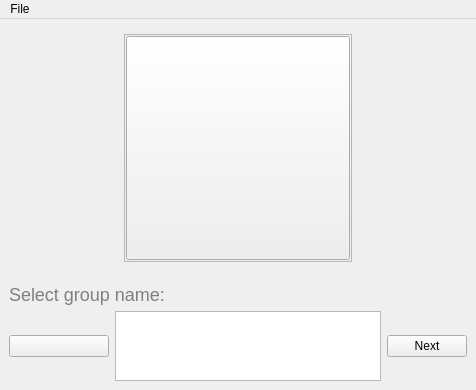
<?xml version="1.0" encoding="UTF-8"?>
<ui version="4.0">
 <class>CreateGroupWindow</class>
 <widget class="QMainWindow" name="CreateGroupWindow">
  <property name="geometry">
   <rect>
    <x>0</x>
    <y>0</y>
    <width>476</width>
    <height>390</height>
   </rect>
  </property>
  <property name="windowTitle">
   <string>Create Group</string>
  </property>
  <widget class="QWidget" name="centralwidget">
   <layout class="QVBoxLayout" name="verticalLayout">
    <item>
     <spacer name="verticalSpacer">
      <property name="orientation">
       <enum>Qt::Vertical</enum>
      </property>
      <property name="sizeHint" stdset="0">
       <size>
        <width>20</width>
        <height>30</height>
       </size>
      </property>
     </spacer>
    </item>
    <item>
     <layout class="QHBoxLayout" name="horizontalLayout_2">
      <item>
       <spacer name="horizontalSpacer_2">
        <property name="orientation">
         <enum>Qt::Horizontal</enum>
        </property>
        <property name="sizeHint" stdset="0">
         <size>
          <width>40</width>
          <height>20</height>
         </size>
        </property>
       </spacer>
      </item>
      <item>
       <widget class="QFrame" name="frame">
        <property name="minimumSize">
         <size>
          <width>228</width>
          <height>228</height>
         </size>
        </property>
        <property name="maximumSize">
         <size>
          <width>228</width>
          <height>2288</height>
         </size>
        </property>
        <property name="frameShape">
         <enum>QFrame::StyledPanel</enum>
        </property>
        <property name="frameShadow">
         <enum>QFrame::Raised</enum>
        </property>
        <widget class="QToolButton" name="selectPictureButton">
         <property name="geometry">
          <rect>
           <x>2</x>
           <y>2</y>
           <width>224</width>
           <height>224</height>
          </rect>
         </property>
         <property name="minimumSize">
          <size>
           <width>224</width>
           <height>224</height>
          </size>
         </property>
         <property name="text">
          <string/>
         </property>
         <property name="icon">
          <iconset>
           <normaloff>../../../../../../../../../../../usr/share/icons/hicolor/216x216/hildon/general_conference_avatar.png</normaloff>../../../../../../../../../../../usr/share/icons/hicolor/216x216/hildon/general_conference_avatar.png</iconset>
         </property>
         <property name="iconSize">
          <size>
           <width>216</width>
           <height>216</height>
          </size>
         </property>
        </widget>
       </widget>
      </item>
      <item>
       <spacer name="horizontalSpacer">
        <property name="orientation">
         <enum>Qt::Horizontal</enum>
        </property>
        <property name="sizeHint" stdset="0">
         <size>
          <width>40</width>
          <height>20</height>
         </size>
        </property>
       </spacer>
      </item>
     </layout>
    </item>
    <item>
     <spacer name="verticalSpacer_2">
      <property name="orientation">
       <enum>Qt::Vertical</enum>
      </property>
      <property name="sizeHint" stdset="0">
       <size>
        <width>20</width>
        <height>40</height>
       </size>
      </property>
     </spacer>
    </item>
    <item>
     <widget class="QLabel" name="nLabel">
      <property name="styleSheet">
       <string notr="true">font-size:18px;color:gray</string>
      </property>
      <property name="text">
       <string>Select group name:</string>
      </property>
     </widget>
    </item>
    <item>
     <layout class="QHBoxLayout" name="horizontalLayout">
      <item>
       <widget class="QPushButton" name="selectEmojiButton">
        <property name="enabled">
         <bool>true</bool>
        </property>
        <property name="sizePolicy">
         <sizepolicy hsizetype="Minimum" vsizetype="Fixed">
          <horstretch>0</horstretch>
          <verstretch>0</verstretch>
         </sizepolicy>
        </property>
        <property name="minimumSize">
         <size>
          <width>100</width>
          <height>0</height>
         </size>
        </property>
        <property name="maximumSize">
         <size>
          <width>16777215</width>
          <height>16777215</height>
         </size>
        </property>
        <property name="text">
         <string/>
        </property>
        <property name="icon">
         <iconset>
          <normaloff>../../../../../../../../../../../usr/share/yappari/icons/48x48/81-23.png</normaloff>../../../../../../../../../../../usr/share/yappari/icons/48x48/81-23.png</iconset>
        </property>
        <property name="iconSize">
         <size>
          <width>48</width>
          <height>48</height>
         </size>
        </property>
       </widget>
      </item>
      <item>
       <widget class="ChatTextEdit" name="textEdit">
        <property name="maximumSize">
         <size>
          <width>16777215</width>
          <height>70</height>
         </size>
        </property>
       </widget>
      </item>
      <item>
       <widget class="QPushButton" name="nextButton">
        <property name="maximumSize">
         <size>
          <width>150</width>
          <height>16777215</height>
         </size>
        </property>
        <property name="text">
         <string>Next</string>
        </property>
       </widget>
      </item>
     </layout>
    </item>
   </layout>
  </widget>
  <widget class="QMenuBar" name="menubar">
   <property name="geometry">
    <rect>
     <x>0</x>
     <y>0</y>
     <width>476</width>
     <height>25</height>
    </rect>
   </property>
   <widget class="QMenu" name="menuFile">
    <property name="title">
     <string>File</string>
    </property>
    <addaction name="actionRemoveGroupIcon"/>
   </widget>
   <addaction name="menuFile"/>
  </widget>
  <action name="actionRemoveGroupIcon">
   <property name="text">
    <string>Remove Group Icon</string>
   </property>
  </action>
 </widget>
 <customwidgets>
  <customwidget>
   <class>ChatTextEdit</class>
   <extends>QTextEdit</extends>
   <header>Gui/chattextedit.h</header>
  </customwidget>
 </customwidgets>
 <resources/>
 <connections/>
</ui>
